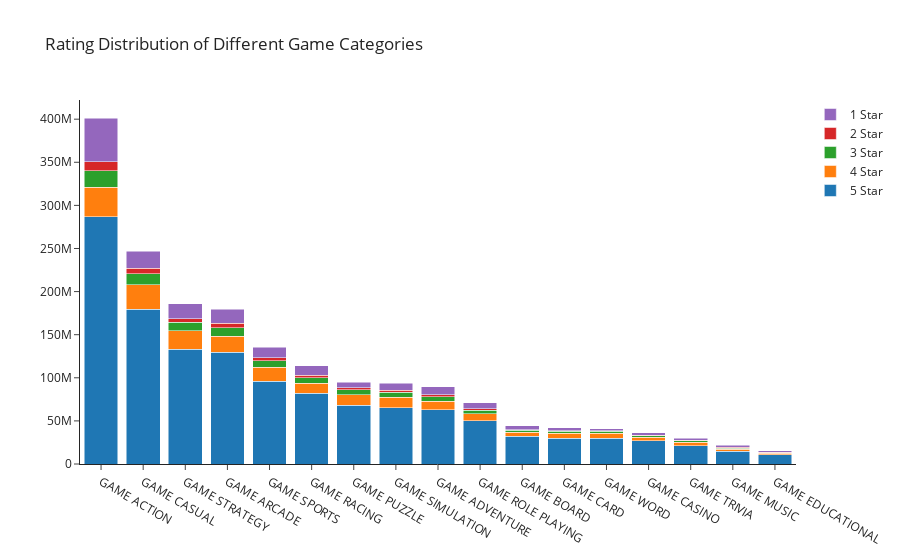

Here is the notebook cell this chart was saved with:
### Code cell
cat = df.groupby('category').sum().reset_index()
x= cat['category']
fig = go.Figure(go.Bar(x=x, y=cat['5 star ratings'], name='5 Star'))
fig.add_trace(go.Bar(x=x, y=cat['4 star ratings'], name='4 Star'))
fig.add_trace(go.Bar(x=x, y=cat['3 star ratings'], name='3 Star'))
fig.add_trace(go.Bar(x=x, y=cat['2 star ratings'], name='2 Star'))
fig.add_trace(go.Bar(x=x, y=cat['1 star ratings'], name='1 Star'))

fig.update_layout(barmode='stack', template = "simple_white",
               title_text="Rating Distribution of Different Game Categories", xaxis = {'categoryorder':'total descending'})
fig.show()
# We do see that Game Action got the most 5 star ratings. We do see the pattern of 5>1>4>3>2 star.

### Figure 1 — Plotly figure (JSON) as saved in the notebook; plotly's stock layout.template omitted (floating-point values rounded to 4 significant figures)
{"data": [{"name": "5 Star", "type": "bar", "x": ["GAME ACTION", "GAME ADVENTURE", "GAME ARCADE", "GAME BOARD", "GAME CARD", "GAME CASINO", "GAME CASUAL", "GAME EDUCATIONAL", "GAME MUSIC", "GAME PUZZLE", "GAME RACING", "GAME ROLE PLAYING", "GAME SIMULATION", "GAME SPORTS", "GAME STRATEGY", "GAME TRIVIA", "GAME WORD"], "y": [286793595, 63005171, 129602978, 31971539, 29881808, 26809741, 179271379, 10859162, 15057603, 68285707, 81911500, 49902323, 65267624, 96040148, 133299892, 20989759, 29710517]}, {"name": "4 Star", "type": "bar", "x": ["GAME ACTION", "GAME ADVENTURE", "GAME ARCADE", "GAME BOARD", "GAME CARD", "GAME CASINO", "GAME CASUAL", "GAME EDUCATIONAL", "GAME MUSIC", "GAME PUZZLE", "GAME RACING", "GAME ROLE PLAYING", "GAME SIMULATION", "GAME SPORTS", "GAME STRATEGY", "GAME TRIVIA", "GAME WORD"], "y": [34300508, 9905693, 18547895, 4728307, 5906769, 4035760, 28382568, 1449345, 2180468, 12267401, 11484098, 8671082, 12014780, 16191709, 21140930, 4288082, 5939891]}, {"name": "3 Star", "type": "bar", "x": ["GAME ACTION", "GAME ADVENTURE", "GAME ARCADE", "GAME BOARD", "GAME CARD", "GAME CASINO", "GAME CASUAL", "GAME EDUCATIONAL", "GAME MUSIC", "GAME PUZZLE", "GAME RACING", "GAME ROLE PLAYING", "GAME SIMULATION", "GAME SPORTS", "GAME STRATEGY", "GAME TRIVIA", "GAME WORD"], "y": [18980427, 4993348, 10020924, 2188196, 2121491, 1824486, 13310825, 834675, 1286267, 5537260, 6374380, 3956948, 5727282, 7816375, 9730068, 1724477, 2291681]}, {"name": "2 Star", "type": "bar", "x": ["GAME ACTION", "GAME ADVENTURE", "GAME ARCADE", "GAME BOARD", "GAME CARD", "GAME CASINO", "GAME CASUAL", "GAME EDUCATIONAL", "GAME MUSIC", "GAME PUZZLE", "GAME RACING", "GAME ROLE PLAYING", "GAME SIMULATION", "GAME SPORTS", "GAME STRATEGY", "GAME TRIVIA", "GAME WORD"], "y": [10774256, 2425807, 4846981, 1060357, 864741, 761365, 5999318, 507436, 677903, 2258316, 3186568, 1812902, 2578268, 3363008, 4210445, 699355, 861781]}, {"name": "1 Star", "type": "bar", "x": ["GAME ACTION", "GAME ADVENTURE", "GAME ARCADE", "GAME BOARD", "GAME CARD", "GAME CASINO", "GAME CASUAL", "GAME EDUCATIONAL", "GAME MUSIC", "GAME PUZZLE", "GAME RACING", "GAME ROLE PLAYING", "GAME SIMULATION", "GAME SPORTS", "GAME STRATEGY", "GAME TRIVIA", "GAME WORD"], "y": [50285330, 9025895, 16358970, 4625663, 3132998, 2758706, 20122262, 1647168, 2427712, 6320354, 10945881, 6532985, 7825970, 11971402, 17275390, 2120237, 2209345]}], "layout": {"barmode": "stack", "title": {"text": "Rating Distribution of Different Game Categories"}, "xaxis": {"categoryorder": "total descending"}}}
